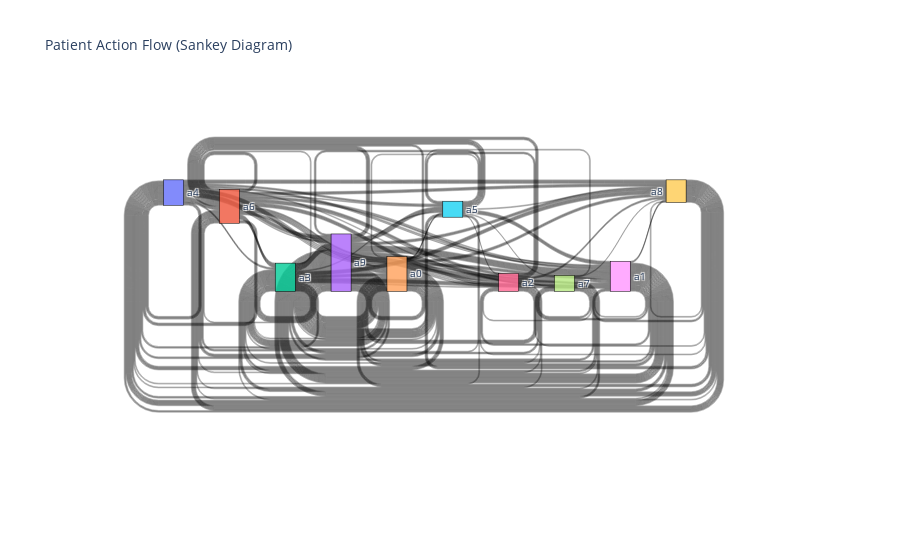

Write notebook code for a chart like this one.
### Code cell
# Display activity_log as a DataFrame (tabular form)
activity_df = pd.DataFrame(activity_log)
display(activity_df.head(20))  # Show first 20 rows for brevity

# filter to one example patient for clarity
example_patient_df = activity_df[activity_df['patient_id'] == 3]
#example_patient_df = activity_df

# Prepare data for Sankey diagram
filtered_df = example_patient_df.dropna(subset=['previous_action', 'action_name'])
sources = filtered_df['previous_action']
targets = filtered_df['action_name']
labels = list(pd.unique(pd.concat([sources, targets])))
label_indices = {label: idx for idx, label in enumerate(labels)}
source_indices = sources.map(label_indices)
target_indices = targets.map(label_indices)
values = [1] * len(filtered_df)  # Each transition counts as 1

fig = go.Figure(data=[go.Sankey(
    node=dict(
        pad=15,
        thickness=20,
        line=dict(color="black", width=0.5),
        label=labels,
    ),
    link=dict(
        source=source_indices,
        target=target_indices,
        value=values,
    ))])

fig.update_layout(title_text="Patient Action Flow (Sankey Diagram)", font_size=10)
fig.show()

### Figure 1 — Plotly figure (JSON) as saved in the notebook; plotly's stock layout.template omitted (floating-point values rounded to 4 significant figures; data arrays with more than 128 entries replaced by an {"elided": "..."} marker saying what was removed)
{"data": [{"link": {"source": {"elided": "299 int values"}, "target": {"elided": "299 int values"}, "value": {"elided": "299 int values"}}, "node": {"label": ["a4", "a6", "a3", "a9", "a0", "a5", "a2", "a7", "a1", "a8"], "line": {"color": "black", "width": 0.5}, "pad": 15, "thickness": 20}, "type": "sankey"}], "layout": {"font": {"size": 10}, "title": {"text": "Patient Action Flow (Sankey Diagram)"}}}
